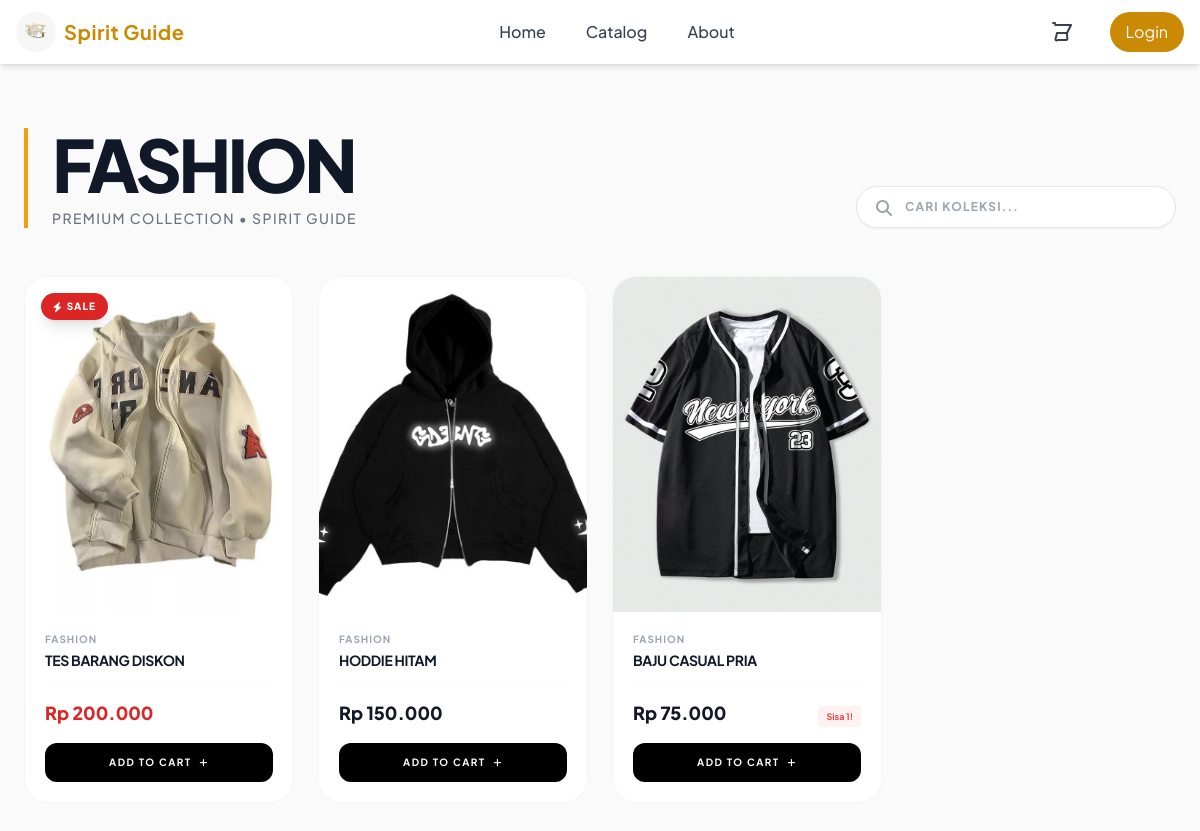
Screenshot of /katalog.php?category=Fashion with the database file from the repository.
### tables this page shows
CREATE TABLE `products` (
  `id` int(11) NOT NULL,
  `title` varchar(200) NOT NULL,
  `category` enum('Fashion','Food','Aksesoris','Other') DEFAULT 'Other',
  `description` text DEFAULT NULL,
  `price` decimal(12,2) DEFAULT 0.00,
  `member_price` decimal(15,2) DEFAULT NULL,
  `original_price` decimal(10,2) DEFAULT NULL,
  `image` varchar(255) DEFAULT NULL,
  `created_at` timestamp NOT NULL DEFAULT current_timestamp(),
  `stock` int(11) NOT NULL DEFAULT 0,
  `is_flash_sale` tinyint(1) DEFAULT 0,
  `flash_sale_end` datetime DEFAULT NULL,
  `rating` float NOT NULL DEFAULT 0,
  `rating_count` int(11) NOT NULL DEFAULT 0
);

### katalog.php (the view, shortened to what this page needs)
<?php
require "config/db.php";
$isLoggedIn = isset($_SESSION['user']);
$category = $_GET['category'] ?? null;
$stmt = $conn->prepare("SELECT * FROM products WHERE category = ? ORDER BY is_flash_sale DESC, id DESC");
$stmt->bind_param("s", $category);
$stmt->execute();
$result = $stmt->get_result();
?>
<!DOCTYPE html>
<html lang="id">
<head>
    <link rel="stylesheet" href="src/css/style.css">
    <script src="https://cdn.tailwindcss.com"></script>
    <link href="https://cdnjs.cloudflare.com/ajax/libs/font-awesome/6.5.1/css/all.min.css" rel="stylesheet">
</head>
<body class="bg-[#FAFAFA] text-gray-900 antialiased selection:bg-amber-200">
<?php include 'partials/navbar.php'; ?>
<main class="pt-32 pb-20 min-h-screen">
    <section class="max-w-[1400px] mx-auto px-6">
        <div class="flex flex-col md:flex-row justify-between items-end mb-12 fade-in">
            <div class="relative pl-6 border-l-4 border-amber-500">
                <h1 class="text-5xl md:text-7xl font-black uppercase tracking-tighter text-gray-900 leading-none mb-2">
                    <?= htmlspecialchars($category) ?>
                </h1>
                <p class="text-sm text-gray-500 font-medium tracking-widest uppercase">Premium Collection • Spirit Guide</p>
            </div>
            <div class="w-full md:w-80 mt-8 md:mt-0 relative group">
                <input type="text" id="productSearch" placeholder="CARI KOLEKSI..."
                    class="w-full bg-white border border-gray-200 rounded-full py-3 px-6 pl-12 text-xs font-bold tracking-widest uppercase focus:border-amber-500 focus:ring-2 focus:ring-amber-500/20 outline-none transition-all shadow-sm group-hover:shadow-md">
                <i class="fa fa-search absolute left-5 top-3.5 text-gray-400 group-focus-within:text-amber-500 transition"></i>
            </div>
        </div>
        <div id="productGrid" class="grid grid-cols-2 md:grid-cols-3 lg:grid-cols-4 xl:grid-cols-5 gap-6 fade-in" style="animation-delay: 0.2s;">
            <?php while($p = $result->fetch_assoc()):
                $showMemberPrice = $isLoggedIn && !empty($p['member_price']) && $p['member_price'] < $p['price'];
                $finalPrice = $showMemberPrice ? $p['member_price'] : $p['price'];
                $hargaCoret = 0;
                $priceDisplay = number_format($finalPrice, 0, ',', '.');
                $originalDisplay = ($hargaCoret > 0) ? number_format($hargaCoret, 0, ',', '.') : '';
            ?>
            <div class="product-card group bg-white rounded-3xl overflow-hidden relative border border-gray-100 flex flex-col h-full">
                <div class="absolute top-4 left-4 z-20 flex flex-col gap-2 items-start">
                    <?php if($p['is_flash_sale']): ?><span class="pulse-badge bg-red-600 text-white text-[10px] font-black px-3 py-1.5 rounded-full uppercase tracking-widest shadow-lg flex items-center gap-1"><i class="fa fa-bolt"></i> Sale</span><?php endif; ?>
                </div>
                <div class="cursor-pointer relative overflow-hidden bg-gray-50 aspect-[4/5]" onclick="openModal(
                    '<?= htmlspecialchars($p['image']) ?>', '<?= htmlspecialchars(addslashes($p['title'])) ?>', '<?= $priceDisplay ?>', '<?= $originalDisplay ?>', '<?= htmlspecialchars(addslashes($p['description'])) ?>', <?= (int)$p['stock'] ?>, <?= $p['id'] ?>, <?= $finalPrice ?>, <?= $p['is_flash_sale'] ? 1 : 0 ?>, <?= $showMemberPrice ? 1 : 0 ?>
                )">
                    <img src="<?= htmlspecialchars($p['image']) ?>" class="product-img w-full h-full object-cover transition duration-700">
                </div>
                <div class="p-5 flex flex-col flex-1">
                    <div class="flex-1">
                        <p class="text-[10px] text-gray-400 font-bold uppercase tracking-widest mb-1"><?= htmlspecialchars($p['category']) ?></p>
                        <h3 class="text-sm font-bold text-gray-900 uppercase tracking-tight leading-snug line-clamp-2 mb-3 group-hover:text-amber-600 transition"><?= htmlspecialchars($p['title']) ?></h3>
                    </div>
                    <div class="pt-4 border-t border-gray-50 mt-auto">
                        <div class="flex justify-between items-end mb-4">
                            <div class="flex flex-col">
                                <span class="text-lg font-black <?= $showMemberPrice ? 'text-blue-600' : ($p['is_flash_sale'] ? 'text-red-600' : 'text-gray-900') ?>">Rp <?= $priceDisplay ?></span>
                            </div>
                            <?php if($p['stock'] < 5 && $p['stock'] > 0): ?><span class="text-[9px] font-bold text-red-500 bg-red-50 px-2 py-1 rounded">Sisa <?= $p['stock'] ?>!</span><?php endif; ?>
                        </div>
                        <button type="button" onclick="event.stopPropagation(); window.addToCart({
                            id: '<?= $p['id'] ?>', title: '<?= addslashes($p['title']) ?>', price: '<?= $finalPrice ?>', originalPrice: '<?= $hargaCoret ?>', img: '<?= $p['image'] ?>'
                        })" class="w-full bg-black text-white py-3 rounded-xl text-[10px] font-bold uppercase tracking-[0.15em] hover:bg-amber-500 hover:text-black hover:shadow-lg transition-all duration-300 flex items-center justify-center gap-2 group-hover:translate-y-0">
                            <span>Add to Cart</span><i class="fa fa-plus text-[9px]"></i>
                        </button>
                    </div>
                </div>
            </div>
            <?php endwhile; ?>
        </div>
    </section>
</main>
<?php include 'partials/footer.php'; ?>
</body>
</html>

### src/css/style.css (style rules this page uses)
html, :host { line-height: 1.5; -webkit-text-size-adjust: 100%; -moz-tab-size: 4; -o-tab-size: 4; tab-size: 4; font-family: ui-sans-serif, system-ui, sans-serif, "Apple Color Emoji", "Segoe UI Emoji", "Segoe UI Symbol", "Noto Color Emoji"; font-feature-settings: normal; font-variation-settings: normal; -webkit-tap-highlight-color: transparent; }
body { margin: 0; line-height: inherit; }
h1, h2, h3, h4, h5, h6 { font-size: inherit; font-weight: inherit; }
button, input, optgroup, select, textarea { font-family: inherit; font-feature-settings: inherit; font-variation-settings: inherit; font-size: 100%; font-weight: inherit; line-height: inherit; letter-spacing: inherit; color: inherit; margin: 0; padding: 0; }
button, select { text-transform: none; }
button, input:where([type='button']), input:where([type='reset']), input:where([type='submit']) { -webkit-appearance: button; background-color: transparent; background-image: none; }
blockquote, dl, dd, h1, h2, h3, h4, h5, h6, hr, figure, p, pre { margin: 0; }
input::placeholder, textarea::placeholder { opacity: 1; color: #9ca3af; }
button, [role="button"] { cursor: pointer; }
img, svg, video, canvas, audio, iframe, embed, object { display: block; vertical-align: middle; }
img, video { max-width: 100%; height: auto; }
.absolute { position: absolute; }
.relative { position: relative; }
.mx-auto { margin-left: auto; margin-right: auto; }
.mb-2 { margin-bottom: 0.5rem; }
.mb-3 { margin-bottom: 0.75rem; }
.mb-4 { margin-bottom: 1rem; }
.flex { display: flex; }
.grid { display: grid; }
.w-full { width: 100%; }
.flex-col { flex-direction: column; }
.items-center { align-items: center; }
.justify-center { justify-content: center; }
.justify-between { justify-content: space-between; }
.overflow-hidden { overflow: hidden; }
.rounded { border-radius: 0.25rem; }
.rounded-full { border-radius: 9999px; }
.rounded-xl { border-radius: 0.75rem; }
.bg-gray-50 { --tw-bg-opacity: 1; background-color: rgb(249 250 251 / var(--tw-bg-opacity, 1)); }
.bg-red-600 { --tw-bg-opacity: 1; background-color: rgb(220 38 38 / var(--tw-bg-opacity, 1)); }
.bg-white { --tw-bg-opacity: 1; background-color: rgb(255 255 255 / var(--tw-bg-opacity, 1)); }
.object-cover { -o-object-fit: cover; object-fit: cover; }
.px-6 { padding-left: 1.5rem; padding-right: 1.5rem; }
.py-3 { padding-top: 0.75rem; padding-bottom: 0.75rem; }
.pb-20 { padding-bottom: 5rem; }
.pt-32 { padding-top: 8rem; }
.text-sm { font-size: 0.875rem; line-height: 1.25rem; }
.font-bold { font-weight: 700; }
.font-medium { font-weight: 500; }
.text-gray-900 { --tw-text-opacity: 1; color: rgb(17 24 39 / var(--tw-text-opacity, 1)); }
.text-white { --tw-text-opacity: 1; color: rgb(255 255 255 / var(--tw-text-opacity, 1)); }
.shadow-lg { --tw-shadow: 0 10px 15px -3px rgb(0 0 0 / 0.1), 0 4px 6px -4px rgb(0 0 0 / 0.1); --tw-shadow-colored: 0 10px 15px -3px var(--tw-shadow-color), 0 4px 6px -4px var(--tw-shadow-color); box-shadow: var(--tw-ring-offset-shadow, 0 0 #0000), var(--tw-ring-shadow, 0 0 #0000), var(--tw-shadow); }
.transition { transition-property: color, background-color, border-color, text-decoration-color, fill, stroke, opacity, box-shadow, transform, filter, -webkit-backdrop-filter; transition-property: color, background-color, border-color, text-decoration-color, fill, stroke, opacity, box-shadow, transform, filter, backdrop-filter; transition-property: color, background-color, border-color, text-decoration-color, fill, stroke, opacity, box-shadow, transform, filter, backdrop-filter, -webkit-backdrop-filter; transition-timing-function: cubic-bezier(0.4, 0, 0.2, 1); transition-duration: 150ms; }
.duration-300 { transition-duration: 300ms; }
html { scroll-behavior: smooth; }
@media (min-width: 768px) { .md\:grid-cols-3 { grid-template-columns: repeat(3, minmax(0, 1fr)); } }

### katalog.php (style rules this page uses)
body { font-family: 'Plus Jakarta Sans', sans-serif; background-color: #FAFAFA; color: #1a1a1a; }
.fade-in { animation: fadeIn 0.8s ease-in-out; }
.product-card { transition: all 0.4s cubic-bezier(0.4, 0, 0.2, 1); }
.pulse-badge { animation: pulse-red 2s infinite; }

### rows the page displays
products: is_flash_sale 1 (drawn), image (picture), category "FASHION", title "TES BARANG DISKON", price "200.000"
products: image (picture), category "FASHION", title "HODDIE HITAM", price "150.000"
products: image (picture), category "FASHION", title "BAJU CASUAL PRIA", price "75.000", stock "1"

### other values shown
$category "FASHION"
